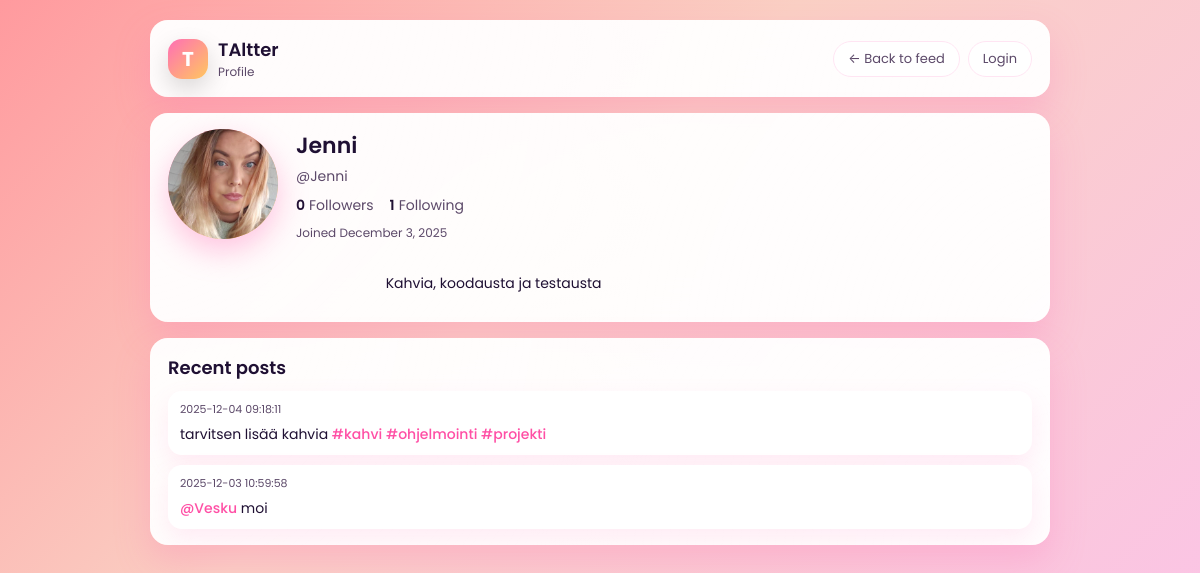
Page /iteration/profile.php?u=Jenni on the earlier database version.
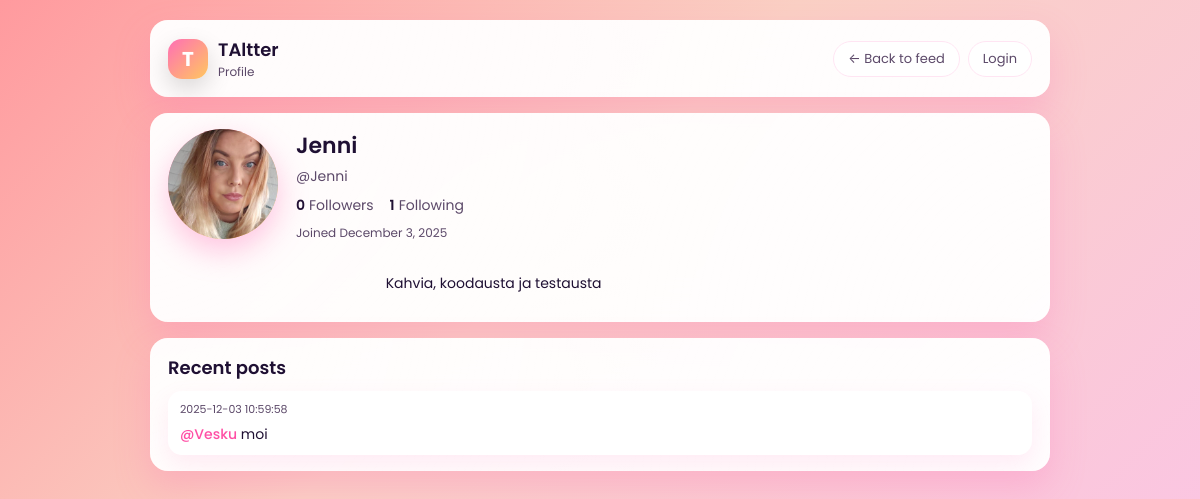
Same page on the later database version.
### tables this page shows
CREATE TABLE `users` (
  `user_id` int(11) NOT NULL,
  `username` varchar(50) NOT NULL,
  `email` varchar(100) NOT NULL,
  `password_hash` varchar(255) NOT NULL,
  `bio` text DEFAULT NULL,
  `profile_picture_url` varchar(255) DEFAULT NULL,
  `created_at` timestamp NOT NULL DEFAULT current_timestamp(),
  `last_seen_mentions` datetime DEFAULT NULL,
  `last_seen_shares` datetime DEFAULT NULL,
  `last_seen_likes` datetime DEFAULT NULL
);

CREATE TABLE `posts` (
  `post_id` int(11) NOT NULL,
  `user_id` int(11) NOT NULL,
  `content` varchar(144) NOT NULL,
  `created_at` timestamp NOT NULL DEFAULT current_timestamp(),
  `edited_at` datetime DEFAULT NULL
);

### iteration/config.php (called while the page is built, shortened)
<?php
function current_user_id() {
    return $_SESSION['user_id'] ?? null;
}
?>

### iteration/profile.php (the view, shortened to what this page needs)
<?php
require_once 'config.php';
$user = $_GET['u'] ?? null;
$stmt = $mysqli->prepare("SELECT user_id, username, bio, profile_picture_url, created_at FROM users WHERE username = ?");
$stmt->bind_param('s', $user);
$stmt->execute();
$res = $stmt->get_result();
$row = $res->fetch_assoc();
$profileUserId = $row['user_id'];
$stmt = $mysqli->prepare("SELECT COUNT(*) as cnt FROM follows WHERE following_id = ?");
$stmt->bind_param("i", $profileUserId);
$stmt->execute();
$followersCount = $stmt->get_result()->fetch_assoc()['cnt'];
$stmt = $mysqli->prepare("SELECT COUNT(*) as cnt FROM follows WHERE follower_id = ?");
$stmt->bind_param("i", $profileUserId);
$stmt->execute();
$followingCount = $stmt->get_result()->fetch_assoc()['cnt'];
?>
<!doctype html>
<html lang="en">
<head>
</head>
<body>
<div class="app-shell">
    <div class="card">
        <div class="card-inner topbar">
            <div class="topbar-left">
                <div class="logo-badge">T</div>
                <div class="app-title">
                    <span>TAltter</span>
                    <span>Profile</span>
                </div>
            </div>
            <div class="topbar-right">
                <a href="index.php" class="btn-outline">← Back to feed</a>
                <?php if (current_user_id()): ?>
                    <a href="logout.php" class="btn-outline">Logout</a>
                <?php else: ?>
                    <a href="login.php" class="btn-outline">Login</a>
                <?php endif; ?>
            </div>
        </div>
    </div>
    <div class="card">
        <div class="card-inner profile-header">
            <div class="profile-avatar">
                <?php if (!empty($row['profile_picture_url'])): ?>
                    <img src="<?= htmlspecialchars($row['profile_picture_url']) ?>" alt="Profile picture">
                <?php endif; ?>
            </div>
            <div class="profile-main">
                <h1 class="profile-username"><?= htmlspecialchars($row['username']) ?></h1>
                <div class="profile-handle">@<?= htmlspecialchars($row['username']) ?></div>
                <div class="profile-stats">
                    <div class="profile-stat">
                        <span class="profile-stat-number"><?= $followersCount ?></span>
                        <span class="profile-stat-label">Followers</span>
                    </div>
                    <div class="profile-stat">
                        <span class="profile-stat-number"><?= $followingCount ?></span>
                        <span class="profile-stat-label">Following</span>
                    </div>
                </div>
                <div class="profile-meta">
                    Joined <?= htmlspecialchars(date('F j, Y', strtotime($row['created_at']))) ?>
                </div>
                <?php if (!empty($row['bio'])): ?>
                    <div class="profile-bio">
                        <?= nl2br(htmlspecialchars($row['bio'])) ?>
                    </div>
                <?php endif; ?>
            </div>
        </div>
    </div>
    <div class="card">
        <div class="card-inner">
            <h2 class="section-title">Recent posts</h2>
            <div class="post-list">
                <?php
                $stmt = $mysqli->prepare("SELECT post_id, content, created_at FROM posts WHERE user_id = ? ORDER BY created_at DESC LIMIT 50");
                $stmt->bind_param('i', $row['user_id']);
                $stmt->execute();
                $r = $stmt->get_result();
                while ($p = $r->fetch_assoc()) {
                    $c = htmlspecialchars($p['content']);
                    $c = preg_replace(
                        '/#([A-Za-z0-9_åäöÅÄÖ\-]+)/u',
                        '<a href="index.php?hashtag=$1">#$1</a>',
                        $c
                    );
                    $c = preg_replace(
                        '/@([A-Za-z0-9_]+)/',
                        '<a href="profile.php?u=$1">@$1</a>',
                        $c
                    );
                    echo "<div class='post-card'>
                            <div class='post-meta'>".$p['created_at']."</div>
                            <div class='post-body'>$c</div>
                          </div>";
                }
                ?>
            </div>
        </div>
    </div>
</div>
</body>
</html>

### iteration/profile.php (style rules this page uses)
:root { --accent: #ff6fb5; --accent-dark: #ff4fa5; --accent-soft: #ffe5f3; --bg-card: rgba(255, 255, 255, 0.95); --input-border: #ffd4ec; --text-main: #1f1033; --text-soft: #5c4969; --chip-bg: #fce4ff; --chip-text: #6f2f8f; }
*, *::before, *::after { box-sizing: border-box; }
body { margin: 0; min-height: 100vh; font-family: "Poppins", system-ui, -apple-system, BlinkMacSystemFont, "Segoe UI", sans-serif; background: linear-gradient(135deg, #ff9a9e 0%, #fad0c4 40%, #fbc2eb 100%); padding: 20px 12px 28px; color: var(--text-main); }
.app-shell { max-width: 900px; margin: 0 auto; display: flex; flex-direction: column; gap: 16px; }
.card { background: var(--bg-card); backdrop-filter: blur(18px); border-radius: 18px; padding: 16px 18px; box-shadow: 0 16px 35px rgba(255, 105, 180, 0.25); position: relative; overflow: hidden; }
.card::before { content: ""; position: absolute; inset: -40px; background: radial-gradient(circle at top left, rgba(255,255,255,0.6), transparent 55%), radial-gradient(circle at bottom right, rgba(255,255,255,0.5), transparent 55%); opacity: 0.5; pointer-events: none; }
.card-inner { position: relative; z-index: 1; }
.topbar { display: flex; align-items: center; justify-content: space-between; gap: 12px; }
.topbar-left { display: flex; align-items: center; gap: 10px; }
.logo-badge { width: 40px; height: 40px; border-radius: 14px; background: linear-gradient(135deg, #ff6fb5, #ffc75f); display: flex; align-items: center; justify-content: center; color: #fff; font-weight: 700; font-size: 20px; box-shadow: 0 10px 25px rgba(0,0,0,0.15); }
.app-title { display: flex; flex-direction: column; }
.app-title span:first-child { font-weight: 600; font-size: 18px; }
.app-title span:last-child { font-size: 12px; color: var(--text-soft); }
.topbar-right { display: flex; align-items: center; gap: 8px; flex-wrap: wrap; }
a { color: var(--accent-dark); text-decoration: none; }
.btn-outline { border-radius: 999px; border: 1.5px solid var(--accent-soft); background: rgba(255,255,255,0.9); padding: 7px 14px; font: inherit; font-size: 13px; cursor: pointer; color: var(--text-soft); display: inline-flex; align-items: center; gap: 6px; transition: background 0.12s, border-color 0.12s, transform 0.08s; }
.profile-header { display: flex; gap: 18px; align-items: flex-start; flex-wrap: wrap; }
.profile-avatar { width: 110px; height: 110px; border-radius: 50%; background: linear-gradient(135deg, #ff6fb5, #ffc75f); position: relative; flex-shrink: 0; overflow: hidden; box-shadow: 0 12px 30px rgba(255, 111, 181, 0.4); }
.profile-avatar img { width: 100%; height: 100%; object-fit: cover; }
.profile-main { flex: 1; min-width: 0; }
.profile-username { margin: 0; font-size: 22px; font-weight: 600; }
.profile-handle { margin: 4px 0 8px; font-size: 14px; color: var(--text-soft); }
.profile-stats { display: flex; gap: 16px; margin: 8px 0; font-size: 14px; }
.profile-stat { display: flex; gap: 4px; }
.profile-stat-number { font-weight: 600; color: var(--text-main); }
.profile-stat-label { color: var(--text-soft); }
.profile-meta { font-size: 12px; color: var(--text-soft); margin-top: 4px; }
.profile-bio { margin-top: 10px; font-size: 14px; white-space: pre-wrap; }
.section-title { margin: 0 0 10px; font-size: 18px; font-weight: 600; }
.post-list { display: flex; flex-direction: column; gap: 10px; }
.post-card { border-radius: 14px; padding: 10px 12px; background: #ffffff; box-shadow: 0 10px 25px rgba(255, 105, 180, 0.12); font-size: 14px; }
.post-meta { font-size: 11px; color: var(--text-soft); margin-bottom: 6px; }
.post-body a { color: var(--accent-dark); font-weight: 500; }

Differences in the rows shown:
removed posts: created_at "2025-12-04 09:18:11", content "tarvitsen lisää kahvia #kahvi #ohjelmointi #projekti"
